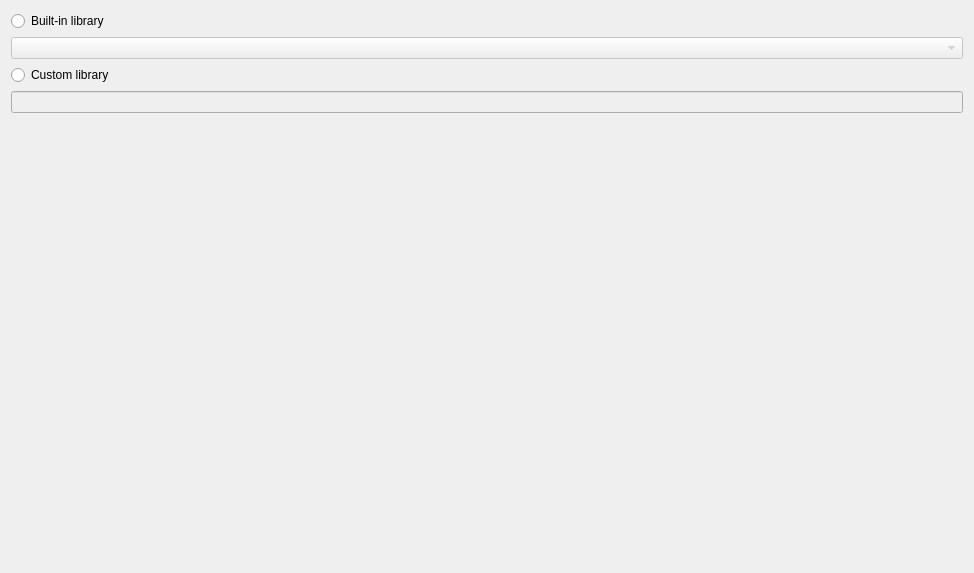
<?xml version="1.0" encoding="UTF-8"?>
<ui version="4.0">
 <class>Asn1Acn::Internal::Libraries::SelectSourcePage</class>
 <widget class="QWidget" name="Asn1Acn::Internal::Libraries::SelectSourcePage">
  <property name="geometry">
   <rect>
    <x>0</x>
    <y>0</y>
    <width>974</width>
    <height>573</height>
   </rect>
  </property>
  <property name="sizePolicy">
   <sizepolicy hsizetype="Preferred" vsizetype="Preferred">
    <horstretch>0</horstretch>
    <verstretch>0</verstretch>
   </sizepolicy>
  </property>
  <property name="minimumSize">
   <size>
    <width>974</width>
    <height>573</height>
   </size>
  </property>
  <property name="windowTitle">
   <string>Import ASN.1 components</string>
  </property>
  <layout class="QVBoxLayout" name="verticalLayout">
   <item>
    <widget class="QRadioButton" name="builtInRadio">
     <property name="sizePolicy">
      <sizepolicy hsizetype="Preferred" vsizetype="Fixed">
       <horstretch>0</horstretch>
       <verstretch>0</verstretch>
      </sizepolicy>
     </property>
     <property name="text">
      <string>Built-in library</string>
     </property>
    </widget>
   </item>
   <item>
    <widget class="QComboBox" name="builtInCombo">
     <property name="enabled">
      <bool>false</bool>
     </property>
     <property name="sizePolicy">
      <sizepolicy hsizetype="Preferred" vsizetype="Fixed">
       <horstretch>0</horstretch>
       <verstretch>0</verstretch>
      </sizepolicy>
     </property>
    </widget>
   </item>
   <item>
    <widget class="QRadioButton" name="customRadio">
     <property name="sizePolicy">
      <sizepolicy hsizetype="Preferred" vsizetype="Fixed">
       <horstretch>0</horstretch>
       <verstretch>0</verstretch>
      </sizepolicy>
     </property>
     <property name="text">
      <string>Custom library</string>
     </property>
    </widget>
   </item>
   <item>
    <widget class="Utils::PathChooser" name="asn1sccPathChooser">
     <property name="enabled">
      <bool>false</bool>
     </property>
     <property name="sizePolicy">
      <sizepolicy hsizetype="Preferred" vsizetype="Fixed">
       <horstretch>1</horstretch>
       <verstretch>0</verstretch>
      </sizepolicy>
     </property>
    </widget>
   </item>
   <item>
    <spacer name="verticalSpacer">
     <property name="orientation">
      <enum>Qt::Vertical</enum>
     </property>
     <property name="sizeHint" stdset="0">
      <size>
       <width>20</width>
       <height>40</height>
      </size>
     </property>
    </spacer>
   </item>
  </layout>
 </widget>
 <customwidgets>
  <customwidget>
   <class>Utils::PathChooser</class>
   <extends>QLineEdit</extends>
   <header>utils/pathchooser.h</header>
   <container>1</container>
  </customwidget>
 </customwidgets>
 <resources/>
 <connections>
  <connection>
   <sender>customRadio</sender>
   <signal>toggled(bool)</signal>
   <receiver>asn1sccPathChooser</receiver>
   <slot>setEnabled(bool)</slot>
   <hints>
    <hint type="sourcelabel">
     <x>130</x>
     <y>142</y>
    </hint>
    <hint type="destinationlabel">
     <x>325</x>
     <y>179</y>
    </hint>
   </hints>
  </connection>
  <connection>
   <sender>builtInRadio</sender>
   <signal>toggled(bool)</signal>
   <receiver>builtInCombo</receiver>
   <slot>setEnabled(bool)</slot>
   <hints>
    <hint type="sourcelabel">
     <x>110</x>
     <y>42</y>
    </hint>
    <hint type="destinationlabel">
     <x>320</x>
     <y>73</y>
    </hint>
   </hints>
  </connection>
 </connections>
</ui>
